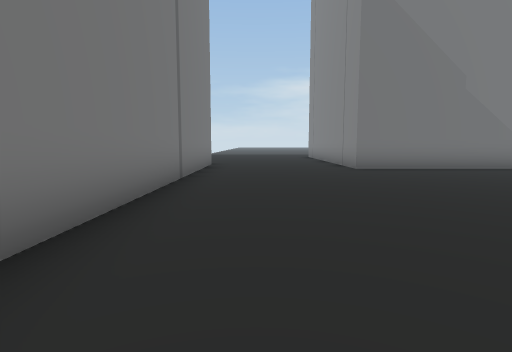
View 1 (above)

18 first-person views from a walk through a Unity game level. The camera is 1.4 m above the floor, tilts 6° down and sees 80° across. The floor is counted in squares, 2 m on a side. Each view is taken from the middle of a square. On the plan, view 1 faces up. The plan holds only what a view shows up to about 10 squares ahead; the rest is blank. The place goes on beyond the plan. The player character is not drawn. Some surface patterns are stand-ins.

View 2
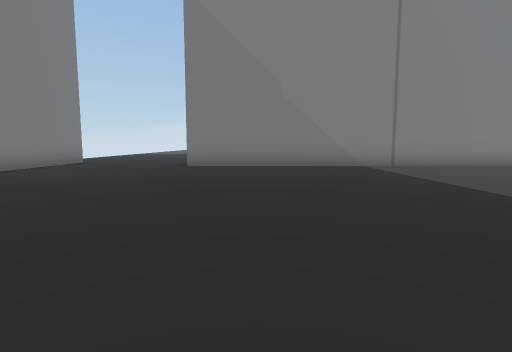

View 3
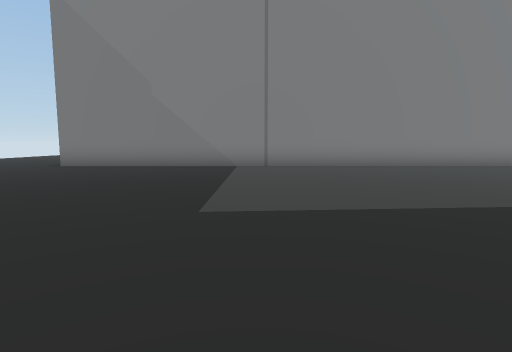

View 4
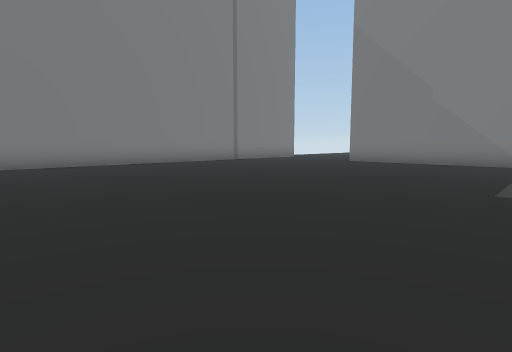

View 5
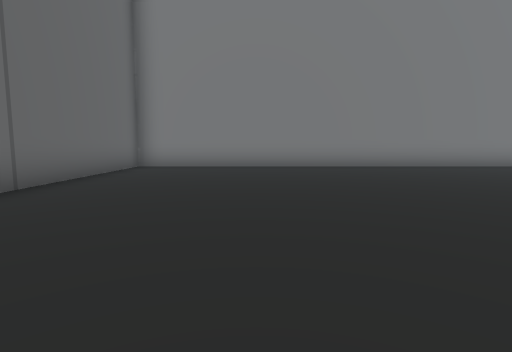

View 6
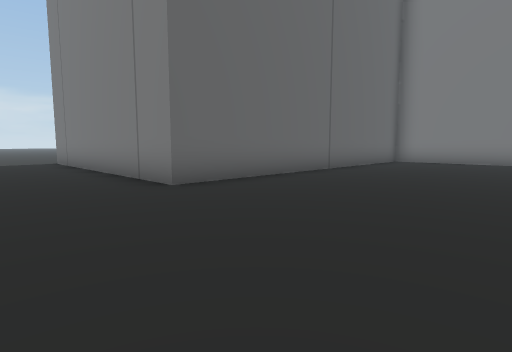

View 7
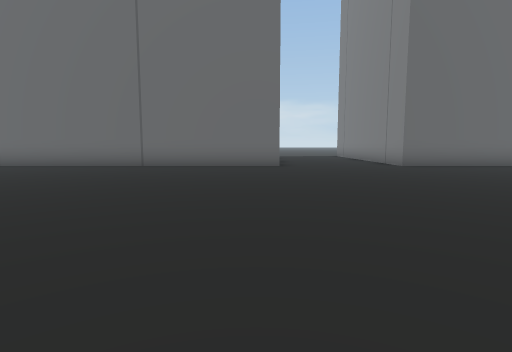

View 8
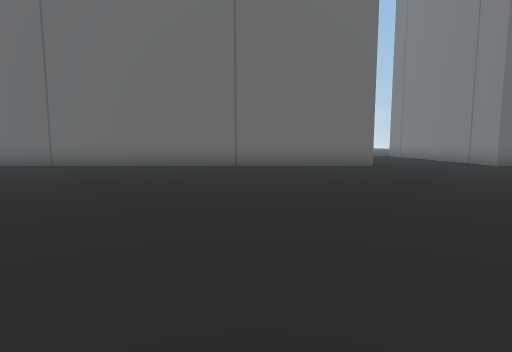

View 9
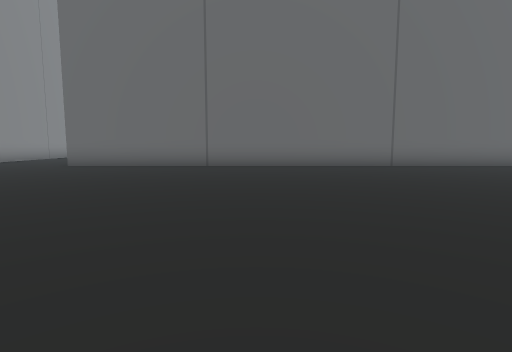

View 10
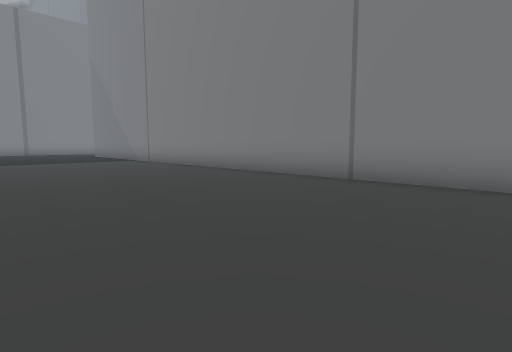

View 11
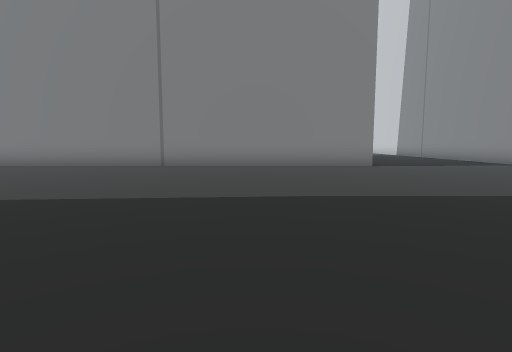

View 12
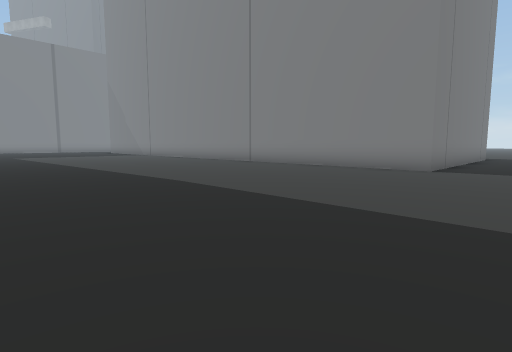

View 13
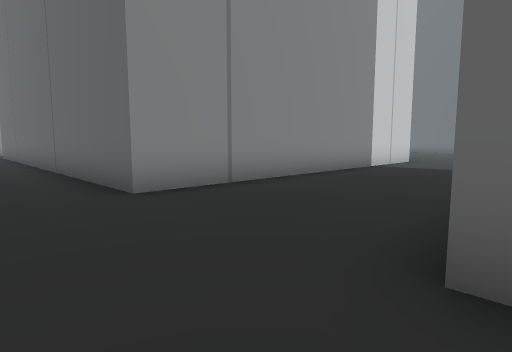

View 14
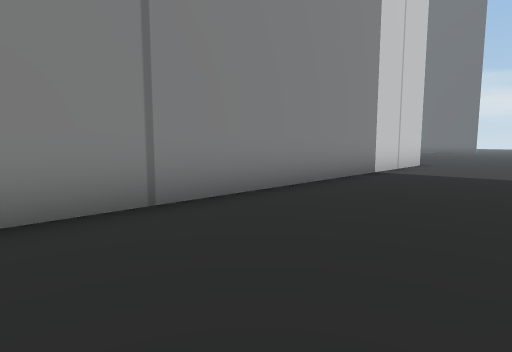

View 15
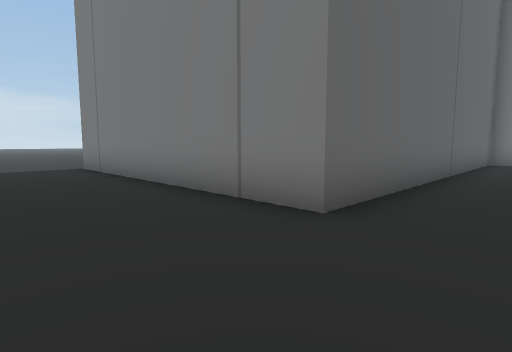

View 16
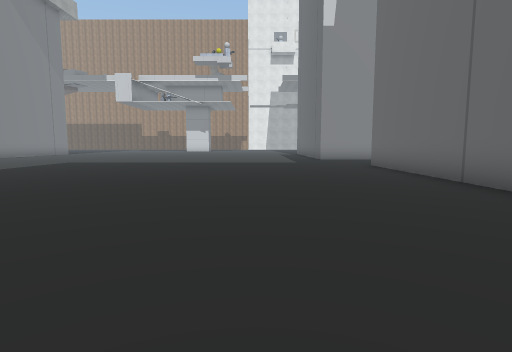

View 17
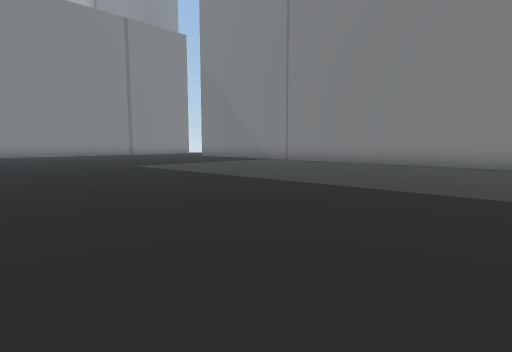

View 18
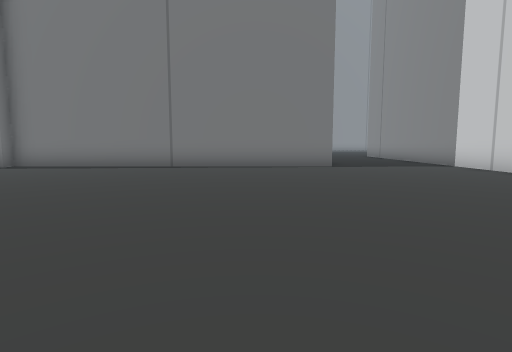

### Floor plan
Points are (right, up) in squares from view 1. A wall is a line through its corners. A room is listed if a view was taken in it or the views show most of it. See-through windows are left out.
Room 1 (views 1, 2, 3, 4, 5, 6, 7, 8, 9, 10, 11, 12, 13, 14, 15, 16, 17)
walls: (24.7, 9.5) (24.7, 8.6) (2.8, 8.6) (2.8, 9.5); (12.2, -16.4) (12.2, -7.8) (27.1, -7.8); (-1.5, 9.5) (-1.5, -7.8) (8.4, -7.8) (8.4, -15.5) (7.4, -15.5)
ways out: opening at (10, -16) to room 2
Room 2 (view 18)
walls: (12.2, -18.9) (12.2, -16.4); (7.4, -15.5) (-1.5, -15.5) (-1.5, -16)
ways out: opening at (10, -16) to room 1

Positions as (right, up) in squares from view 1, and headings:
1: (0, 0), facing up
2: (5, -1), facing up
3: (9, -1), facing up
4: (9, -3), facing up-left
5: (8, -4), facing left
6: (11, -3), facing down-left
7: (13, 2), facing down
8: (16, 2), facing down
9: (21, 2), facing down
10: (21, 3), facing up-left
11: (21, -1), facing up
12: (27, 0), facing up-left
13: (8, -6), facing down-right
14: (9, -8), facing down-right
15: (11, -6), facing down-left
16: (17, -4), facing right
17: (18, -2), facing up-left
18: (6, -25), facing up
